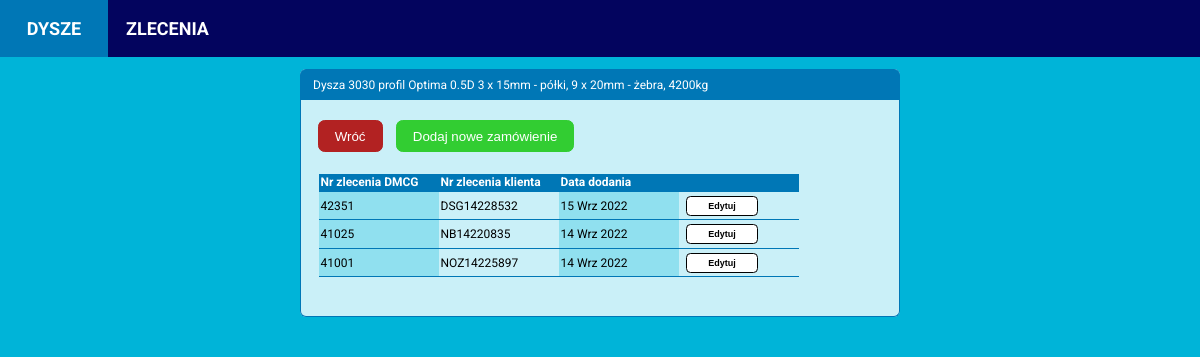
Screenshot of /nozzle/1/orders with the database file from the repository.
### calculator/models.py (models this page shows, shortened)
class Nozzle(models.Model):
    PROFILES = (('Optima', 'Optima'),
                ('19A', '19A'),
                )
    INNER_RING_TYPES = (('Complete st. st. inside', 'Wnętrze nierdzewne'),
                        ('St. st. ring inside', 'Pierścień kawitacyjny nierdzewny'),
                        ('Complete steel', 'Wnętrze ze stali zwykłej'),
                        ('St. st. ring and outlet', 'Pierścień kawitacyjny i wylot ze stali nierdzewnej'))
    date_created = models.DateTimeField(auto_now_add=True)
    diameter = models.PositiveIntegerField(null=False, blank=False)
    profile = models.CharField(max_length=32, choices=PROFILES, null=False, blank=False)
    drawing_number = models.CharField(max_length=32, blank=True)
    profile_height = models.PositiveIntegerField(null=False, blank=False)
    inner_ring_type = models.CharField(max_length=32, choices=INNER_RING_TYPES, null=False, blank=False)
    inner_ring_thickness_propeller_zone = models.PositiveIntegerField(null=False, blank=False)
    inner_ring_thickness_inlet_zone = models.PositiveIntegerField(null=False, blank=False)
    inner_ring_thickness_outlet_zone = models.PositiveIntegerField(null=False, blank=False)
    ribs_quantity = models.PositiveIntegerField(null=False, blank=False)
    ribs_thickness = models.PositiveIntegerField(null=False, blank=False)
    segments_quantity = models.PositiveIntegerField(null=False, blank=False)
    segments_thickness = models.PositiveIntegerField(null=False, blank=False)
    has_headbox = models.BooleanField(null=False, blank=False)
    has_outlet_ring = models.BooleanField(null=False, blank=False)
    theoretical_weight = models.PositiveIntegerField(blank=True, default=0)
    real_weight = models.PositiveIntegerField(blank=True, default=0)

class Order(models.Model):
    nozzle = models.ForeignKey(Nozzle, on_delete=models.CASCADE)
    date_created = models.DateTimeField(auto_now_add=True)
    order_dmcg_number = models.CharField(max_length=32, blank=False, null=False)
    order_client_number = models.CharField(max_length=32, blank=False, null=False)

### calculator/views.py (the view)
# urls.py: path('nozzle/<int:nozzle_id>/orders', nozzle_orders_view, name='nozzle_orders'),
def nozzle_orders_view(request, nozzle_id):
    nozzle = Nozzle.objects.get(id=nozzle_id)
    orders = nozzle.order_set.order_by('-date_created')
    ratio = round((nozzle.profile_height / nozzle.diameter), 1)
    context = {'nozzle': nozzle,
               'orders': orders,
               'ratio': ratio,
               }
    template = 'calculator/nozzle-orders.html'
    return render(request, template, context)

### calculator/templates/calculator/nozzle-orders.html
{% extends 'calculator/base.html' %}
{% block content %}
<div class="content-main">
  <div class="item-box">
    <div class="item-header-box">
      <p>Dysza {{ nozzle.diameter }}
       profil {{ nozzle.profile }}
      {{ ratio }}D {{ type_name }}
      {{ nozzle.segments_quantity}} x {{ nozzle.segments_thickness}}mm - półki,
      {{ nozzle.ribs_quantity}} x {{ nozzle.ribs_thickness}}mm - żebra,
      {{ nozzle.theoretical_weight }}kg</p>
    </div>
    <div class="item-details">
      <div class="button-box">
        <a href="{% url 'calculator:nozzle_details' nozzle.id %}"><button class="cancel-btn">Wróć</button></a>
        <a href="{% url 'calculator:add_nozzle_order' nozzle.id %}"><button class="add-btn">Dodaj nowe zamówienie</button></a>
      </div>
      <div class="item-details-table">
        <table>
          <thead>
            <tr>
              <th>Nr zlecenia DMCG</th>
              <th>Nr zlecenia klienta</th>
              <th>Data dodania</th>
              <th></th>
            </tr>
          </thead>
          {% for order in orders %}
          <tr>
            <td>{{ order.order_dmcg_number }}</td>
            <td>{{ order.order_client_number }}</td>
            {% load i18n %}
            {% language 'pl' %}
            <td>{{ order.date_created|date:"d M Y" }}</td>
            {% endlanguage %}
            <td><button class="show-btn">Edytuj</button></td>
          </tr>
          {% endfor %}
        </table>
      </div>
    </div>
  </div>
</div>
{% endblock content %}

### static/styles.css (style rules this page uses)
body { font-family: Roboto, Arial; font-size: 12px; margin: 0 auto; padding: 0; background-color: #00b4d8; }
table { width: 480px; }
table, th, td { border-collapse: collapse; text-align: left; border-bottom: 1px solid #0077b6; margin-left: 0.5em; margin-bottom: 2em; }
td:nth-child(2n+1) { background-color: #90e0ef; }
thead { background-color: #0077b6; color: white; font-weight: 300; }
thead th { width: 100px; }
th, td { padding: 0.125em; }
.content-main { display: flex; flex-direction: row; background-color: #00b4d8; justify-content: space-between; align-items: flex-start; margin: 0 auto; padding: 0 auto; }
.item-box { min-width: 350px; width: 600px; display: flex; flex-direction: column; background-color: #CAF0F8; border-radius: 0.5em; margin: 1em auto; padding: 0px; }
.item-header-box { display: flex; margin: 0; padding-left: 1em; background-color: #0077b6; height: 2.5em; color: white; border-top-left-radius: 0.5em; border-top-right-radius: 0.5em; border-left: 1px solid #0077b6; border-right: 1px solid #0077b6; border-top: 1px solid #0077b6; align-items: center; }
.item-details { padding: 1em 1em; border-left: 1px solid #0077b6; border-right: 1px solid #0077b6; border-bottom: 1px solid #0077b6; border-bottom-left-radius: 0.5em; border-bottom-right-radius: 0.5em; }
.item-details-table { padding: 0.25em 0; margin-top: 1em; }
.button-box { display: flex; justify-content: flex-start; align-items: center; margin: 0.125em 0.25em; }
.show-btn { font-size: 0.75em; font-weight: bold; text-align: center; margin: 0.25em 0.625em; background-color: white; border: 1px solid black; border-radius: 0.5em; height: 1.25rem; width: 8em; cursor: pointer; transition: background-color 0.2s; transition: color 0.2s; }
.add-btn, .confirm-btn, .cancel-btn { background-color: limegreen; color: white; border: 1px solid limegreen; border-radius: 0.5em; height: 2rem; padding: 0.5rem 1rem; margin: 0.5em 0.5em; cursor: pointer; }
.cancel-btn { background-color: firebrick; border: 1px solid firebrick; margin-left: 0.125em; }

### rows the page displays
Nozzle: diameter "3030", profile "Optima", segments_quantity "3", segments_thickness "15", ribs_quantity "9", ribs_thickness "20", theoretical_weight "4200"
Order: order_dmcg_number "42351", order_client_number "DSG14228532", date_created "15 Wrz 2022"
Order: order_dmcg_number "41025", order_client_number "NB14220835", date_created "14 Wrz 2022"
Order: order_dmcg_number "41001", order_client_number "NOZ14225897", date_created "14 Wrz 2022"

### other values shown
{{ ratio }} "0.5"
